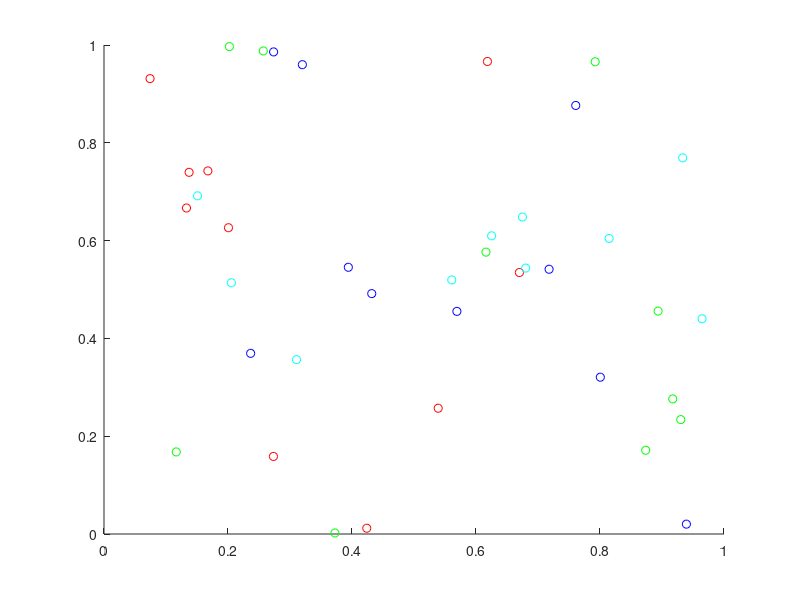
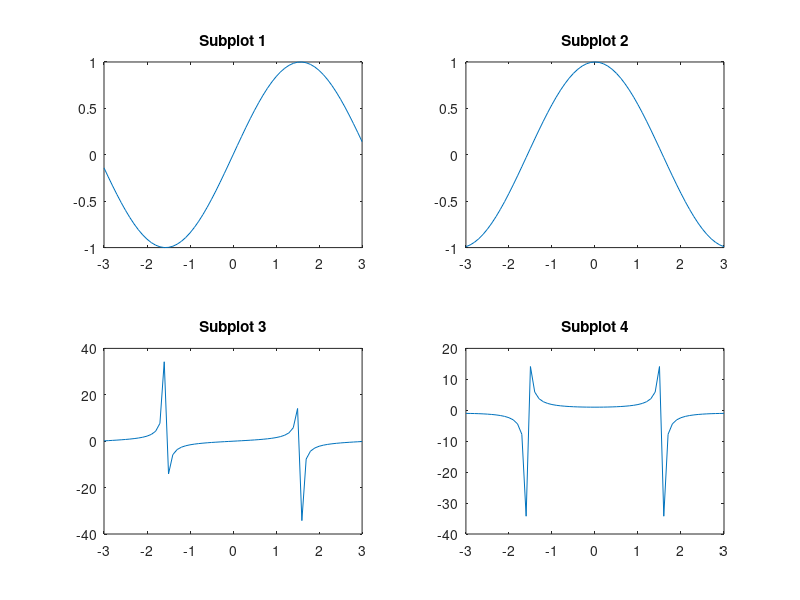

These figures' MATLAB source, in order:
plot(1:10)
hold on
plot(11:20)
hold off

x=rand(2,10);
scatter(x(1,:),x(2,:),'r');
hold on
x=rand(2,10);
scatter(x(1,:),x(2,:),'g');
hold on
x=rand(2,10);
scatter(x(1,:),x(2,:),'b');
hold on
x=rand(2,10);
scatter(x(1,:),x(2,:),'c');

x = -3:0.1:3;
y1 = sin(x);
y2 = cos(x);
y3= tan(x);
y4=1./cos(x);
figure
subplot(2,2,1)
plot(x,y1)
title('Subplot 1')
subplot(2,2,2)
plot(x,y2)
title('Subplot 2')
subplot(2,2,3)
plot(x,y3)
title('Subplot 3')
subplot(2,2,4)
plot(x,y4)
title('Subplot 4')